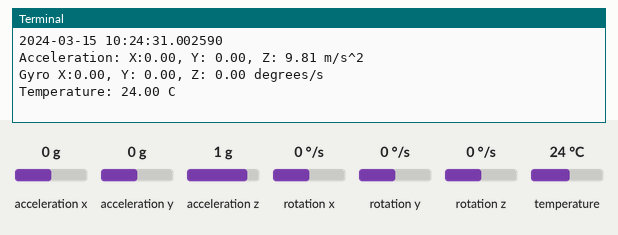
The program below on a simulated Raspberry Pi (BCM pin numbers). On the bench: the last lines printed to the terminal. The test bench sets the inputs (shaded band); at power-on: acceleration x 0 g, acceleration y 0 g, acceleration z 1 g, rotation x 0 °/s, rotation y 0 °/s, rotation z 0 °/s, temperature 24 °C. The clock reads 2024-03-15 10:24:30 at power-on unless the program sets it.

Above: at 1.2 s.
1.3 s: acceleration x set to -1.4 g
2.8 s: acceleration y set to -1.4 g
4.3 s: acceleration z set to -1.4 g
5.8 s: rotation x set to -192 °/s
At 6.6 s:
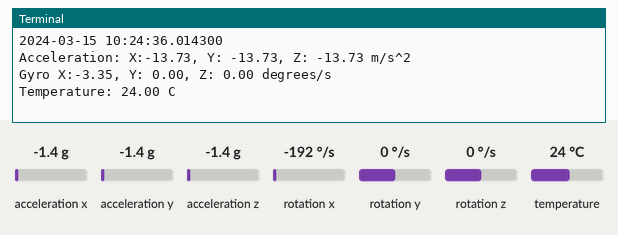
7.3 s: rotation y set to -192 °/s
At 8.8 s:
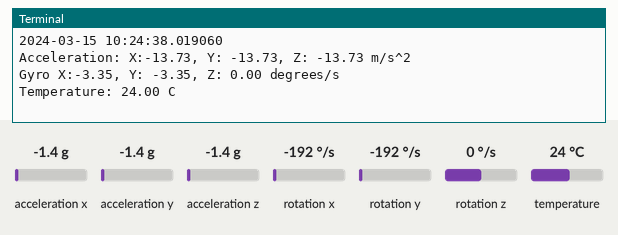
Timing chart, 0 to 9.8 s (numbered marks = the images above; inputs shaded):
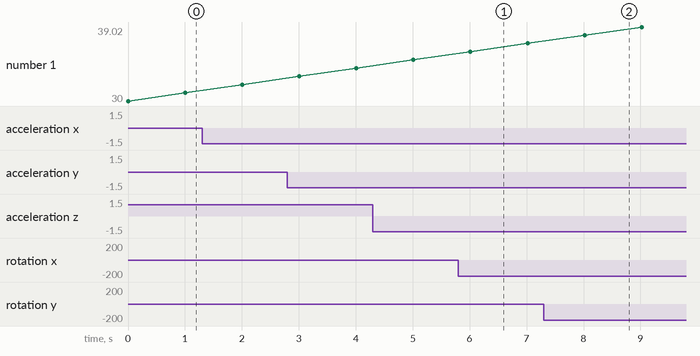

The program:

mpu6050sample.py
```python
import time
import board
import adafruit_mpu6050
import datetime

i2c = board.I2C()  # uses board.SCL and board.SDA
mpu = adafruit_mpu6050.MPU6050(i2c,address = 0x69)

while True:
    print(datetime.datetime.now())
    try:
        print("Acceleration: X:%.2f, Y: %.2f, Z: %.2f m/s^2"%(mpu.acceleration))
        print("Gyro X:%.2f, Y: %.2f, Z: %.2f degrees/s"%(mpu.gyro))
        print("Temperature: %.2f C"%mpu.temperature)
        print("")
    except():
        print("error")
    time.sleep(1)
```

Measured:
- after the input at 5.8 s, the terminal: prints a new line after 0.22 s (image 1)
- after the input at 7.3 s, the terminal: prints a new line after 0.72 s (image 2)
- plotted number 1: 32 → 34.01 after the input at 2.8 s, 35.01 → 37.02 after the input at 5.8 s, 37.02 → 39.02 after the input at 7.3 s
